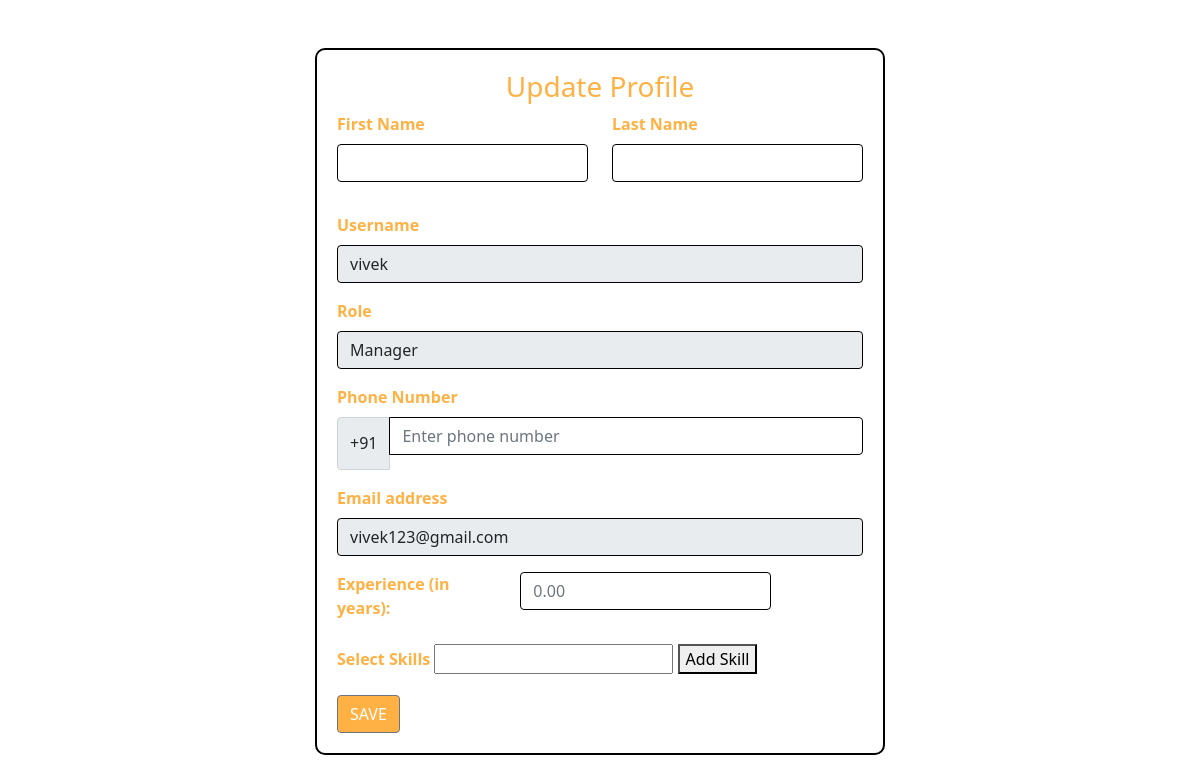
The page /accounts/form (signed in) on the database as committed earlier.
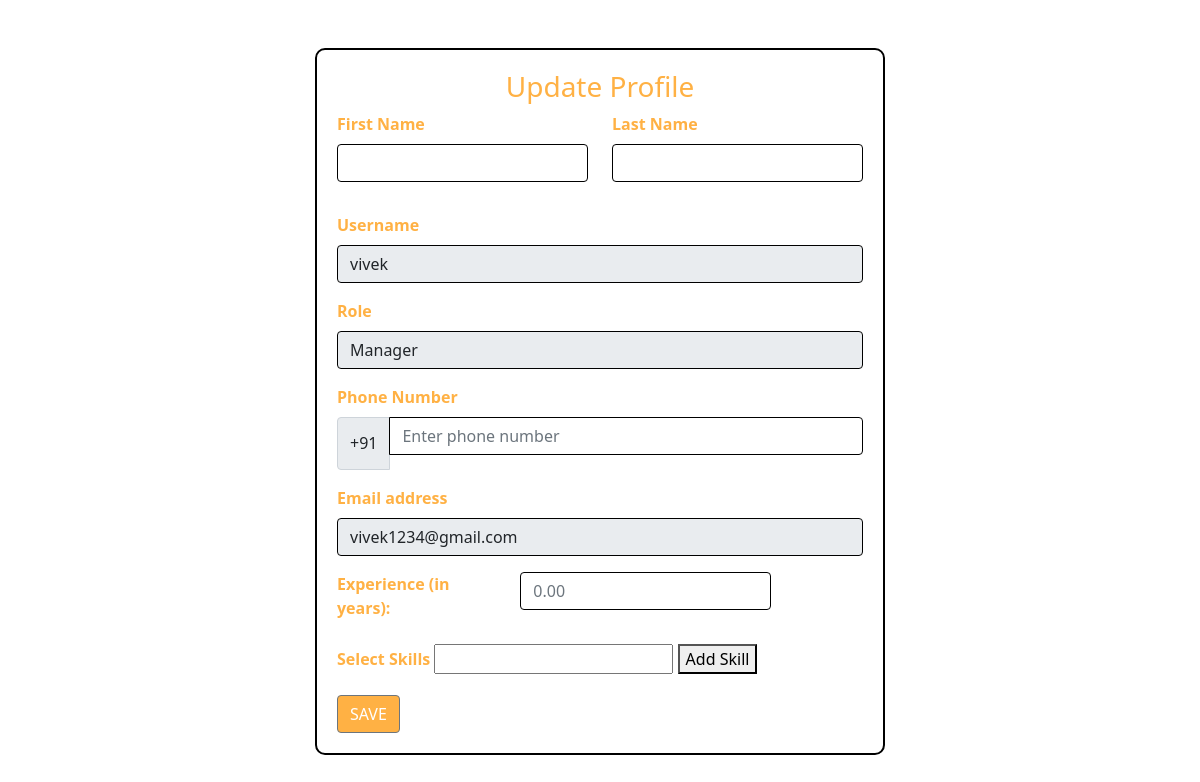
The same page on the database as committed later.
### accounts/models.py (models this page shows)
class CustomUser(AbstractUser):
    phone = models.CharField(max_length=10, blank=True, null=True)
    experience = models.DecimalField(max_digits=19, decimal_places=2, blank=True, null=True)
    is_manager = models.BooleanField()
    is_allocated=models.BooleanField(default=False)
    skills = models.JSONField(default=dict)
    project = models.ForeignKey('manager.Project', on_delete=models.SET_NULL, null=True, blank=True)

### accounts/views.py (the view, shortened to what this page needs)
# urls.py: path('form',formView ,name='form-page'),
@login_required(login_url='/accounts/login')
def formView(request):
    user = request.user
    context = {
        'username': user.username,
        'email': user.email,
        'role': 'Manager' if user.is_manager else 'Employee',
    }
    return render(request, 'form.html', context)

### accounts/templates/form.html (shortened to what this page needs)
<!DOCTYPE html>
<html lang="en">
<head>
    <link href="https://cdn.jsdelivr.net/npm/bootstrap@5.0.2/dist/css/bootstrap.min.css" rel="stylesheet">
</head>
<body>
    {% load static %}
    <div class="container mt-5">
        <div class="row justify-content-center">
            <div class="register-container col-md-6">
                <form method="POST" action='{% url "form-page" %}' id="skillsForm">
                    <h3 class="form_title">Update Profile</h3>
                    <div class="mb-3 row">
                        <div class="col-md-6">
                            <label for="first-name" class="form-label">First Name</label>
                            <input type="text" class="form-control" name="first-name" id="first-name" required>
                        </div>
                        <div class="col-md-6">
                            <label for="last-name" class="form-label">Last Name</label>
                            <input type="text" class="form-control" name="last-name" id="last-name" required>
                        </div>
                    </div>
                    <div class="mb-3">
                        <label for="username" class="form-label">Username</label>
                        <input type="text" class="form-control" id="username" value="{{username}}" readonly required>
                    </div>
                    <div class="mb-3">
                        <label for="role" class="form-label">Role</label>
                        <input type="text" class="form-control" id="role" value="{{role}}" readonly required>
                    </div>
                    <div class="mb-3">
                        <label for="phoneNumber" class="form-label">Phone Number</label>
                        <div class="input-group">
                            <span class="input-group-text">+91</span>
                            <input type="tel" class="form-control" id="phoneNumber" name="phone-number"placeholder="Enter phone number" required>
                        </div>
                    </div>
                    <div class="mb-3 form-group">
                        <label for="inputEmail" class="form-label">Email address</label>
                        <input type="email" class="form-control" id="inputEmail" aria-describedby="emailHelp" required readonly value="{{email}}">
                    </div>
                    <div class="row mb-3">
                        <div class="col-md-4">
                            <label for="numberInput" class="form-label">Experience (in years):</label>
                        </div>
                        <div class="col-md-6">
                            <input type="number" class="form-control" name="experience" id="numberInput" required step="0.01" placeholder="0.00">
                        </div>
                    </div>
                    <div class="mb-3">
                        <label for="skillInput" class="form-label">Select Skills</label>
                        <input type="text" id="skillInput" name="skillInput" list="skillSuggestions">
                        <button type="button" id="addSkillButton">Add Skill</button>
                    </div>
                    <button type="submit" class="btn btn-secondary" id="submitSkillsButton">SAVE</button>
                </form>
            </div>
        </div>
    </div>
</body>
</html>

Rows that differ between the two databases and show on the page:
changed CustomUser "vivek": email "vivek123@gmail.com" → "vivek1234@gmail.com"
